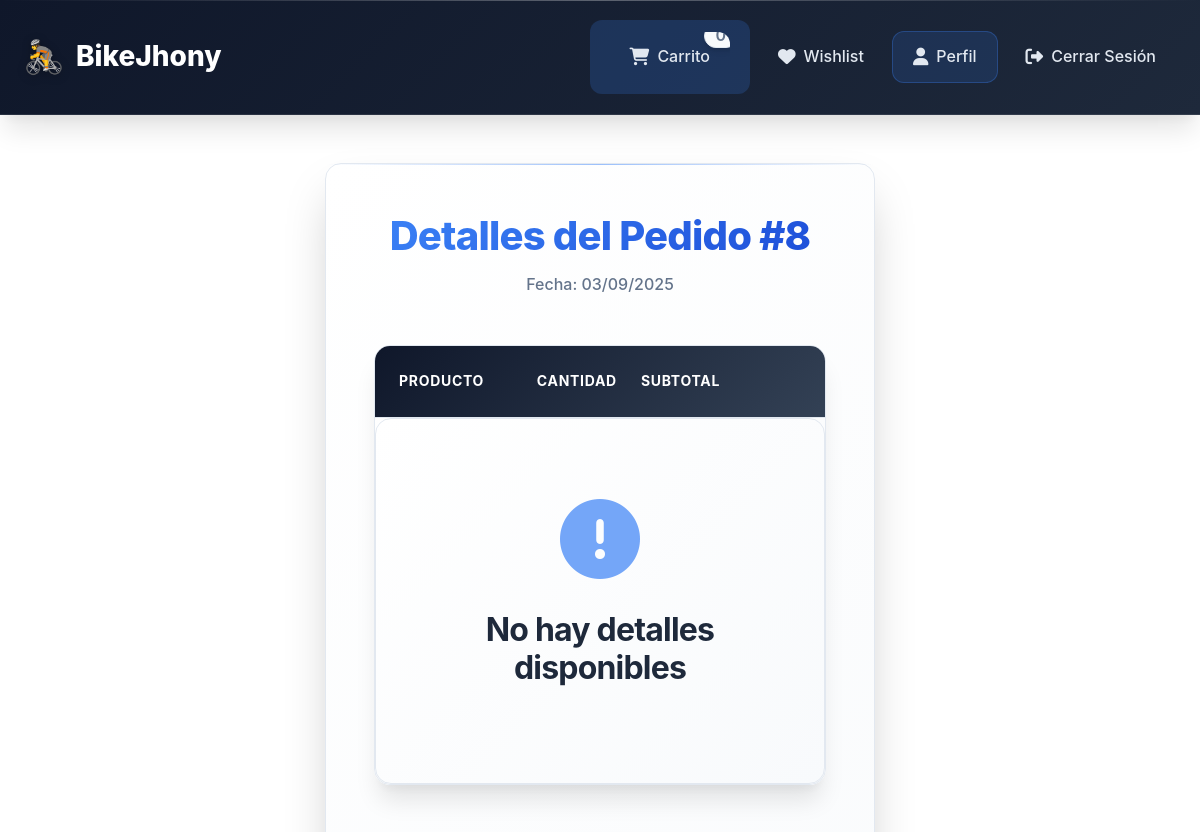
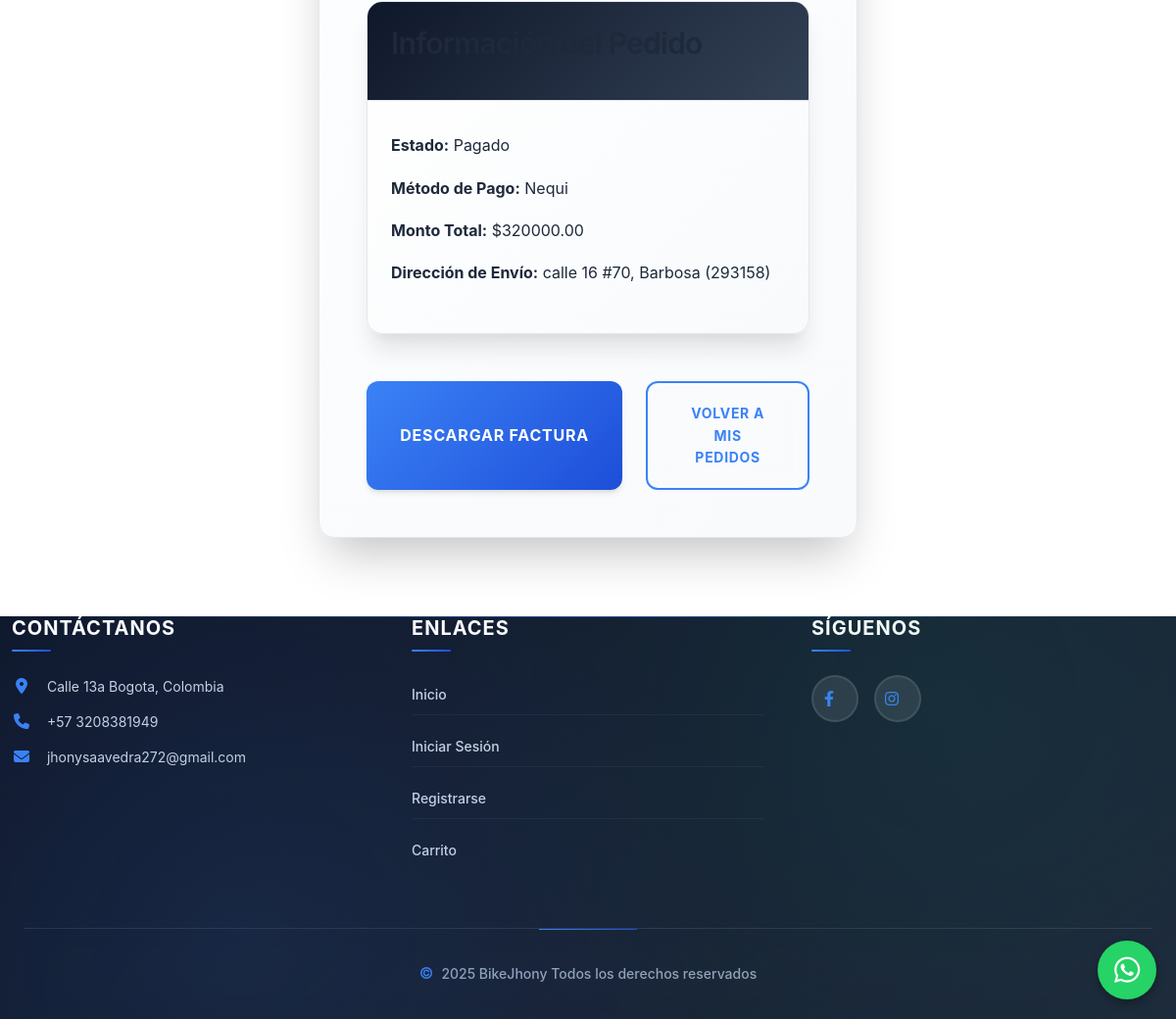
/dashboard/pedido_detalle/8 (signed in), run on the app's committed database (2 pictures, top to bottom).
### models/pedido.py (models this page shows)
class Pedido(db.Model):
    __tablename__ = 'pedidos'
    id = db.Column(db.Integer, primary_key=True)
    usuario_id = db.Column(db.Integer, db.ForeignKey('usuarios.id'))
    direccion_id = db.Column(db.Integer, db.ForeignKey('direcciones.id'))
    monto_total = db.Column(db.Numeric(10, 2), nullable=False)
    metodo_pago = db.Column(db.String(20), nullable=False)
    estado = db.Column(db.String(20), default='pendiente')
    fecha_creacion = db.Column(db.DateTime, default=db.func.current_timestamp())
    usuario = db.relationship('User', backref='pedidos')
    detalles = db.relationship('DetallePedido', back_populates='pedido', lazy=True)
    direccion = db.relationship('Direccion', backref='pedidos')

### models/direccion.py (models this page shows)
class Direccion(db.Model):
    __tablename__ = 'direcciones'
    id = db.Column(db.Integer, primary_key=True)
    usuario_id = db.Column(db.Integer, db.ForeignKey('usuarios.id'))
    calle = db.Column(db.String(100), nullable=False)
    ciudad = db.Column(db.String(100), nullable=False)
    codigo_postal = db.Column(db.String(20))
    fecha_creacion = db.Column(db.DateTime, default=db.func.current_timestamp())

### routes/dashboard.py (the view)
@dashboard_bp.route('/pedido_detalle/<int:pedido_id>')
@login_required
def pedido_detalle(pedido_id):
    pedido = Pedido.query.get_or_404(pedido_id)
    if current_user.rol == 'cliente' and pedido.usuario_id != current_user.id:
        flash('Acceso denegado', 'danger')
        return redirect(url_for('dashboard.client_dashboard'))
    return render_template('pedido_detalle.html', pedido=pedido)

### app.py (called while the page is built)
@login_manager.user_loader
def load_user(user_id):
    return db.session.get(User, int(user_id))

### templates/pedido_detalle.html (shortened to what this page needs)
{% extends 'base.html' %}
{% block content %}
<div class="form-container">
    <div class="form-header">
        <h2 class="form-title">Detalles del Pedido #{{ pedido.id }}</h2>
        <p class="form-subtitle">Fecha: {{ pedido.fecha_creacion.strftime('%d/%m/%Y') }}</p>
    </div>
    <div class="cart-table">
        <div class="cart-table-header">
            <div class="cart-table-header-row">
                <span>Producto</span>
                <span>Cantidad</span>
                <span>Subtotal</span>
            </div>
        </div>
        {% if pedido.detalles %}
            {% for detalle in pedido.detalles %}
                <div class="cart-item">
                    <div class="cart-item-row">
                        <div class="cart-item-product">
                            {% if detalle.producto.url_imagen %}
                                <img src="{{ detalle.producto.url_imagen }}" alt="{{ detalle.producto.nombre }}" class="cart-item-image">
                            {% else %}
                                <img src="{{ url_for('static', filename='images/placeholder.jpg') }}" alt="Placeholder" class="cart-item-image">
                            {% endif %}
                            <div class="cart-item-info">
                                <h4>{{ detalle.producto.nombre }}</h4>
                            </div>
                        </div>
                        <div>{{ detalle.cantidad }}</div>
                        <div>${{ "%.2f"|format(detalle.precio_unitario * detalle.cantidad) }}</div>
                    </div>
                </div>
            {% endfor %}
        {% else %}
            <div class="empty-cart">
                <i class="fas fa-exclamation-circle empty-cart-icon"></i>
                <h3>No hay detalles disponibles</h3>
            </div>
        {% endif %}
    </div>
    <div class="cart-table">
        <div class="cart-table-header">
            <h3>Información del Pedido</h3>
        </div>
        <div class="cart-item">
            <p><strong>Estado:</strong> {{ pedido.estado|title }}</p>
            <p><strong>Método de Pago:</strong> {{ pedido.metodo_pago|title }}</p>
            <p><strong>Monto Total:</strong> ${{ "%.2f"|format(pedido.monto_total) }}</p>
            {% if pedido.direccion %}
                <p><strong>Dirección de Envío:</strong> {{ pedido.direccion.calle }}, {{ pedido.direccion.ciudad }} {% if pedido.direccion.codigo_postal %}({{ pedido.direccion.codigo_postal }}){% endif %}</p>
            {% else %}
                <p><strong>Dirección de Envío:</strong> No disponible</p>
            {% endif %}
        </div>
    </div>
    {% if pedido.estado == 'pagado' %}
        <div class="cart-actions">
            <a href="{{ url_for('cart.descargar_factura', pedido_id=pedido.id) }}" class="btn btn-primary checkout-btn">Descargar Factura</a>
            <a href="{{ url_for('dashboard.mis_pedidos') }}" class="continue-shopping">Volver a Mis Pedidos</a>
        </div>
    {% else %}
        <div class="cart-actions">
            <a href="{{ url_for('dashboard.mis_pedidos') }}" class="continue-shopping">Volver a Mis Pedidos</a>
        </div>
    {% endif %}
</div>
{% endblock %}

### static/css/main.css (style rules this page uses)
:root { --primary-color: #3b82f6; --primary-hover: #2563eb; --primary-light: #dbeafe; --secondary-color: #64748b; --secondary-hover: #475569; --success-color: #10b981; --success-light: #d1fae5; --danger-color: #ef4444; --danger-light: #fee2e2; --warning-color: #f59e0b; --warning-light: #fef3c7; --dark-color: #0f172a; --light-color: #f8fafc; --background-color: #ffffff; --surface-color: #f1f5f9; --border-color: #e2e8f0; --border-hover: #cbd5e1; --text-color: #1e293b; --text-muted: #64748b; --text-light: #94a3b8; --shadow-sm: 0 1px 2px 0 rgba(0, 0, 0, 0.05); --shadow: 0 4px 6px -1px rgba(0, 0, 0, 0.1), 0 2px 4px -1px rgba(0, 0, 0, 0.06); --shadow-md: 0 10px 15px -3px rgba(0, 0, 0, 0.1), 0 4px 6px -2px rgba(0, 0, 0, 0.05); --shadow-lg: 0 20px 25px -5px rgba(0, 0, 0, 0.1), 0 10px 10px -5px rgba(0, 0, 0, 0.04); --shadow-xl: 0 25px 50px -12px rgba(0, 0, 0, 0.25); --border-radius: 12px; --border-radius-sm: 8px; --border-radius-lg: 16px; --border-radius-xl: 24px; --transition: all 0.3s cubic-bezier(0.4, 0, 0.2, 1); --transition-fast: all 0.15s cubic-bezier(0.4, 0, 0.2, 1); --gradient-primary: linear-gradient(135deg, #3b82f6 0%, #1d4ed8 100%); --gradient-secondary: linear-gradient(135deg, #64748b 0%, #475569 100%); --gradient-surface: linear-gradient(135deg, #ffffff 0%, #f8fafc 100%); --gradient-dark: linear-gradient(135deg, #0f172a 0%, #1e293b 100%); }
* { margin: 0; padding: 0; box-sizing: border-box; }
*::before, *::after { box-sizing: border-box; }
body { font-family: "Inter", -apple-system, BlinkMacSystemFont, "Segoe UI", Roboto, "Helvetica Neue", Arial, sans-serif; line-height: 1.6; color: var(--text-color); background: var(--background-color); font-feature-settings: "kern" 1, "liga" 1; -webkit-font-smoothing: antialiased; -moz-osx-font-smoothing: grayscale; scroll-behavior: smooth; }
h1, h2, h3, h4, h5, h6 { font-weight: 700; line-height: 1.2; margin-bottom: 1rem; color: var(--text-color); letter-spacing: -0.025em; }
h2 { font-size: 2.25rem; font-weight: 700; }
h3 { font-size: 1.875rem; font-weight: 600; }
p { margin-bottom: 1rem; line-height: 1.7; }
a { color: var(--primary-color); text-decoration: none; transition: var(--transition); position: relative; }
.btn { display: inline-flex; align-items: center; justify-content: center; padding: 0.875rem 1.75rem; font-size: 0.875rem; font-weight: 600; border-radius: var(--border-radius); border: none; cursor: pointer; transition: var(--transition); text-decoration: none; gap: 0.5rem; position: relative; overflow: hidden; white-space: nowrap; user-select: none; transform: translateY(0); }
.btn::before { content: ""; position: absolute; top: 0; left: -100%; width: 100%; height: 100%; background: linear-gradient(90deg, transparent, rgba(255, 255, 255, 0.2), transparent); transition: left 0.5s; }
.btn-primary { background: var(--gradient-primary); color: white; box-shadow: var(--shadow); }

### static/css/forms.css (style rules this page uses)
.form-container { max-width: 550px; margin: 3rem auto; padding: 3rem; background: var(--gradient-surface); border-radius: var(--border-radius-lg); box-shadow: var(--shadow-xl); border: 1px solid var(--border-color); position: relative; backdrop-filter: blur(20px); animation: fadeInUp 0.6s ease-out; }
.form-container::before { content: ""; position: absolute; top: 0; left: 0; right: 0; height: 1px; background: linear-gradient(90deg, transparent, rgba(59, 130, 246, 0.5), transparent); }
.form-header { text-align: center; margin-bottom: 3rem; position: relative; }
.form-title { font-size: 2.5rem; font-weight: 800; background: var(--gradient-primary); -webkit-background-clip: text; -webkit-text-fill-color: transparent; background-clip: text; margin-bottom: 0.75rem; letter-spacing: -0.02em; }
.form-subtitle { color: var(--text-muted); font-size: 1rem; font-weight: 500; line-height: 1.6; }

### static/css/styles.css (style rules this page uses)
.btn-primary { background: var(--gradient-primary); border: 2px solid transparent; color: white; font-weight: 600; text-transform: uppercase; letter-spacing: 0.05em; box-shadow: var(--shadow); position: relative; overflow: hidden; }
.btn-primary::before { content: ""; position: absolute; top: 0; left: -100%; width: 100%; height: 100%; background: linear-gradient(90deg, transparent, rgba(255, 255, 255, 0.3), transparent); transition: left 0.5s; }

### data on the page
Pedido: id "8", fecha_creacion "03/09/2025", estado "Pagado", metodo_pago "Nequi", monto_total "320000.00"
Direccion: direccion.calle "calle 16 #70", direccion.ciudad "Barbosa", direccion.codigo_postal "293158"
